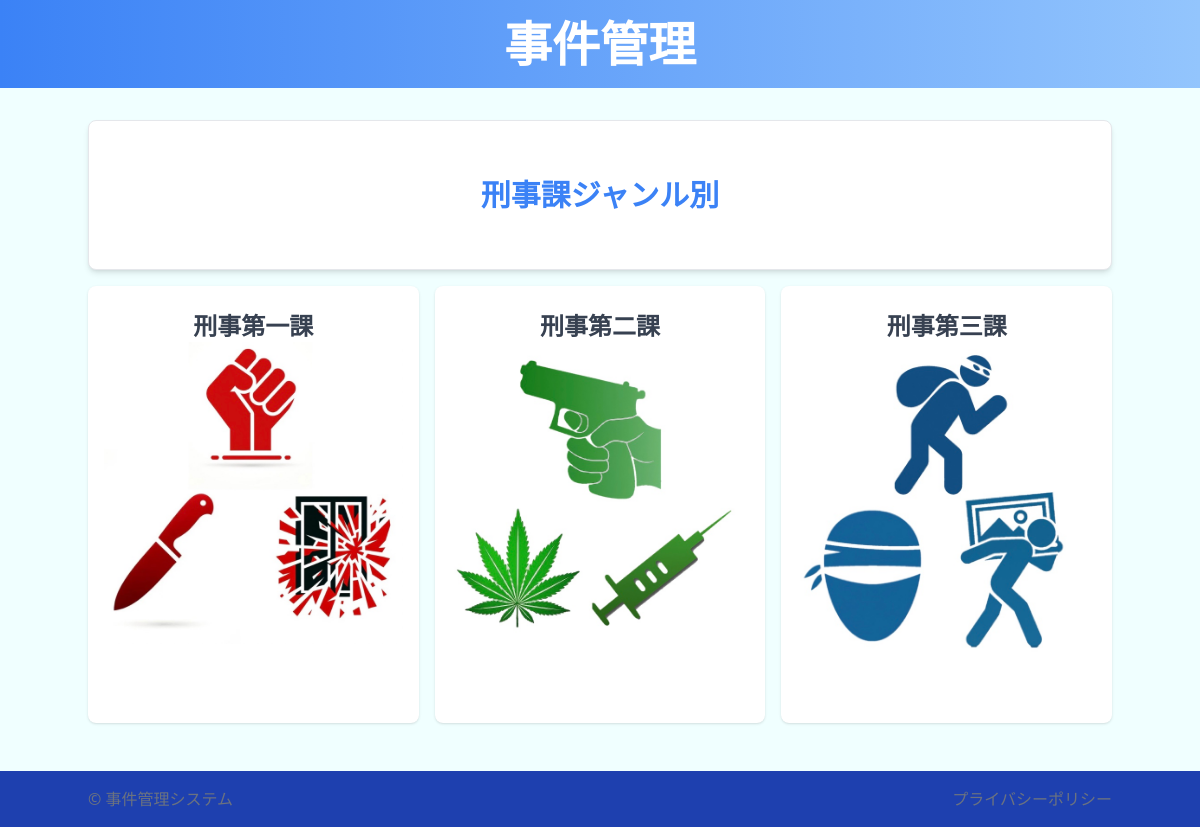
/division_list, run on the app's committed database.
### wordapp/models.py (models this page shows, shortened)
class Division(models.Model):
    name = models.CharField(max_length=100)

### wordapp/views.py (the view)
# urls.py: path('division_list', DivisionListView.as_view(), name='division_list'),
class DivisionListView(ListView):
    model = Division
    template_name = 'genre_list.html'

### templates/genre_list.html (shortened to what this page needs)
{% extends 'base.html' %}
{% load static %}
{% block page_specific_content %}
    <div class="flex flex-col items-center py-8">
        <h2 class="text-blue-500 text-3xl font-bold">
            刑事課ジャンル別
        </h2>
{% endblock page_specific_content %}
{% block content %}
<div class="container mx-auto py-4">
    <div class="grid grid-cols-3 gap-4">
        {% for division in object_list %}
            <div class="flex flex-col items-center rounded-lg bg-white border-gray-300 shadow hover:shadow-2xl transition-shadow duration-300 px-4 py-6">
                <a href="{% url 'crime_list' division.id %}" class="text-gray-500 hover:text-blue-500">
                <div class="text-gray-700 font-semibold text-2xl text-center">{{ division.name }}</div>
                {% if division.name == '刑事第一課' %}
                    <img src="{% static 'images/division_1.jpeg' %}" alt="{{ division.name }}" class="w-full h-auto object-cover rounded-lg mb-4">
                {% elif division.name == '刑事第二課' %}
                    <img src="{% static 'images/division_2.jpeg' %}" alt="{{ division.name }}" class="w-full h-auto object-cover rounded-lg mb-4">
                {% elif division.name == '刑事第三課' %}
                    <img src="{% static 'images/division_3.jpeg' %}" alt="{{ division.name }}" class="w-full h-auto object-cover rounded-lg mb-4">
                {% else %}
                    <img src="{{ division.image.url }}" alt="{{ division.name }}" class="w-full h-32 object-cover rounded-lg mb-4">
                {% endif %}
                </a>
            </div>
        {% endfor %}
    </div>
</div>
{% endblock content %}

### templates/base.html (shortened to what this page needs)
{% load static tailwind_tags %}
<!DOCTYPE html>
<html lang="ja">
<head>
    {% tailwind_css %}
</head>
<body class="bg-[rgb(240,255,255)]">
    <header class="bg-gradient-to-r from-blue-500 to-blue-300 py-5">
        <div class="container mx-auto flex flex-col items-center justify-between">
            <h1 class="text-white text-5xl font-bold">事件管理</h1>
        </div>
    </header>
    <main class="container mx-auto py-8">
        <section class="bg-white border border-gray-200 rounded-lg shadow-md px-4 py-6">
            {% block page_specific_content %}
            {% endblock page_specific_content %}
        </section>
        {% block content %}
        {% endblock content %}
    </main>
    <footer class="bg-blue-800 py-4">
        <div class="container mx-auto flex items-center justify-between text-gray-500">
            <p>&copy; {{ year }} 事件管理システム</p>
            <a href="#" class="inline-block">プライバシーポリシー</a>
        </div>
    </footer>
</body>
</html>

### data on the page
Division: name "刑事第一課"
Division: name "刑事第二課"
Division: name "刑事第三課"
